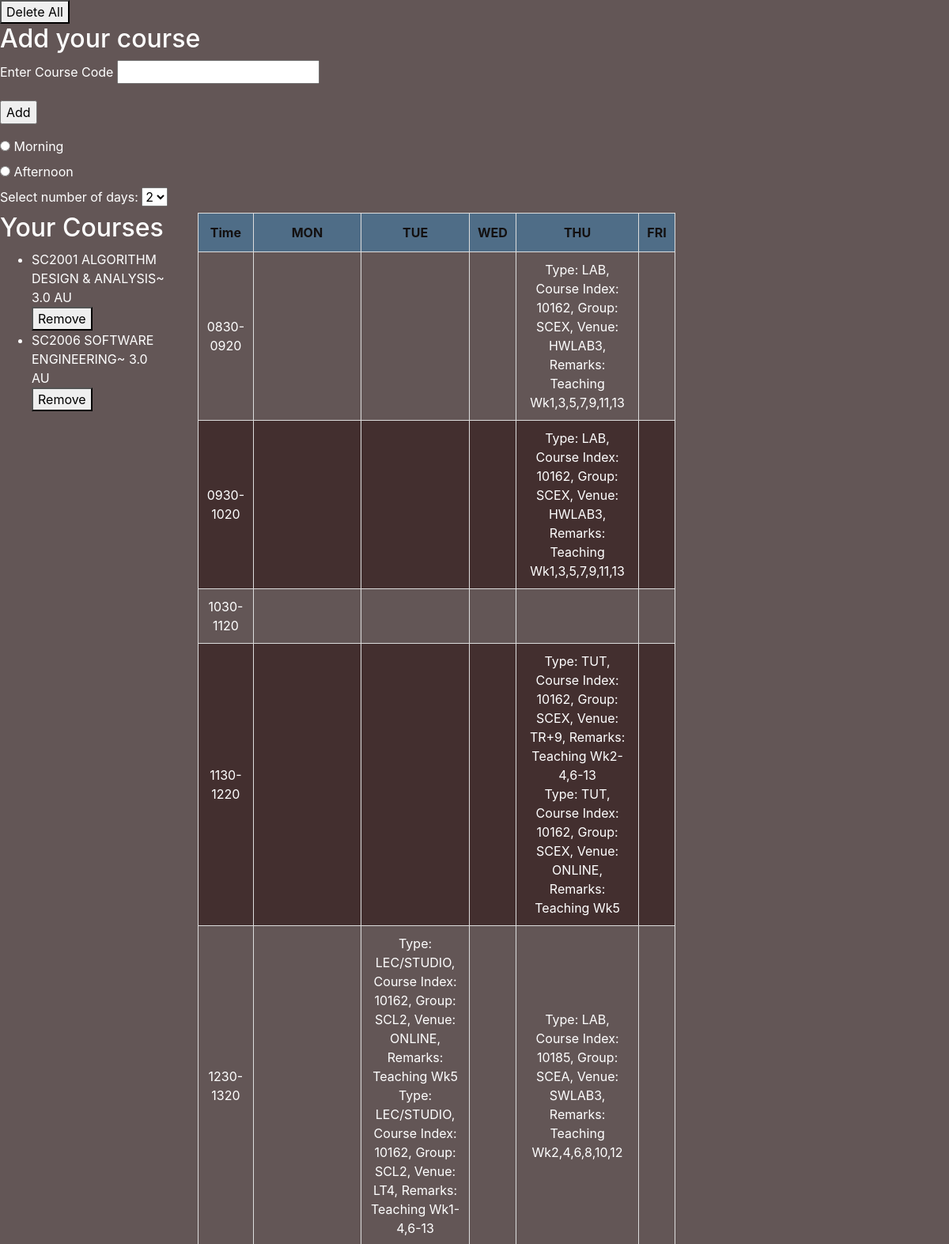
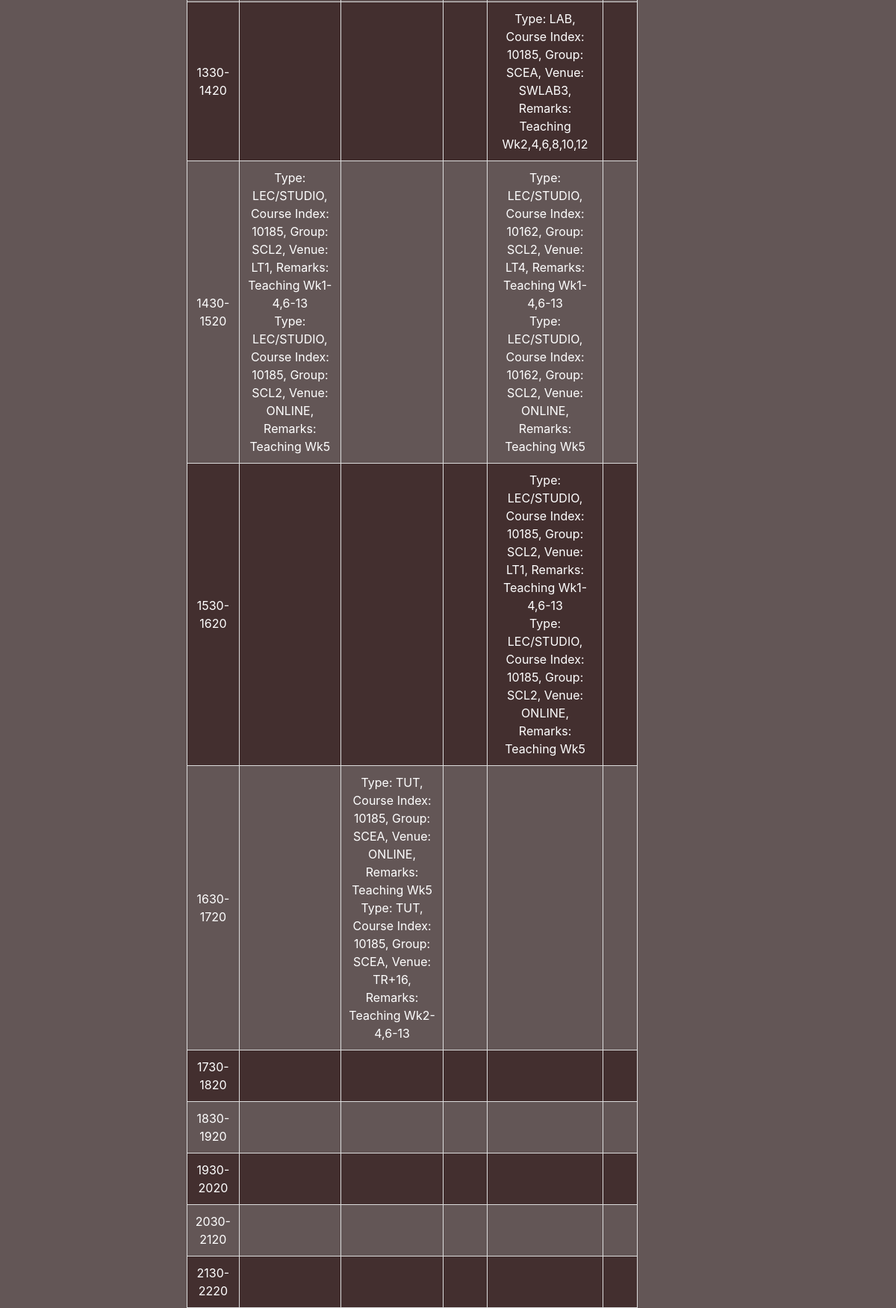
Screenshot of /main (signed in) with the database file from the repository (2 pictures, top to bottom).
### SimplyStars/models.py (models this page shows)
class CourseCode(db.Model):
    __tablename__ = 'course_code'
    id = db.Column(db.Integer, primary_key=True)
    course_code = db.Column(db.String(100), nullable=False)
    course_name = db.Column(db.String(100), nullable=False)
    course_au = db.Column(db.Integer(), nullable=False)
    user = db.Column(db.Integer, db.ForeignKey('user.id'), nullable=False) #ForeginKey ensures referential integrity and cascade operations

class CourseSchedule(db.Model):
    __tablename__ = 'course_schedule'
    id = db.Column(db.Integer, primary_key=True)
    user_id = db.Column(db.Integer, db.ForeignKey('user.id'), nullable=False)
    course_code = db.Column(db.String(100), nullable=False)
    course_index = db.Column(db.String(100), nullable=False)
    type = db.Column(db.String(120))
    group = db.Column(db.String(120))
    day = db.Column(db.String(120))
    time = db.Column(db.String(120))
    venue = db.Column(db.String(120))
    remark = db.Column(db.Text)

### SimplyStars/route.py (the view, shortened to what this page needs)
@app.route('/main', methods=['GET', 'POST'])
def main_page():
    form = CourseCodeForm()
    weekly_schedules = get_schedule(current_user.id)
    schedule = generate_time_slots('8:30 AM', '10:30 PM', 50)
    user_courses = CourseCode.query.filter_by(user=current_user.id).all()
    return render_template('main.html', form=form, user_courses=user_courses, schedule=schedule, weekly_schedules=weekly_schedules)

### SimplyStars/forms.py
class CourseCodeForm(FlaskForm):
    course_code = StringField(label="Enter Course Code", validators=[DataRequired()])
    add = SubmitField("Add")

### SimplyStars/functions.py (called while the page is built, shortened)
def generate_time_slots(start_time, end_time, interval):
    time_slots = []
    current_time = datetime.strptime(start_time, '%I:%M %p')
    end_time = datetime.strptime(end_time, '%I:%M %p')
    while current_time + timedelta(minutes=interval) <= end_time:
        end_interval_time = current_time + timedelta(minutes=interval)
        formatted_slot = current_time.strftime('%H%M') + '-' + end_interval_time.strftime('%H%M')
        time_slots.append(formatted_slot)
        current_time = (current_time + timedelta(hours=1)).replace(minute=current_time.minute)
    return time_slots

def clash_free(current_index, weekly_schedule, user_id, course_code):
    index_details = CourseSchedule.query.filter_by(user_id=user_id,
                                                   course_code=course_code,
                                                   course_index=current_index).all()
    odd = "Teaching Wk1,3,5,7,9,11,13"
    even = "Teaching Wk2,4,6,8,10,12"
    for details in index_details:
         day = details.day
         time = details.time
         if details.venue == "online":
             continue
    return True

def format_time(time_obj):
    return time_obj.strftime('%H%M')

### SimplyStars/models.py (called while the page is built)
@login_manager.user_loader
def load_user(user_id):
    return User.query.get(int(user_id))

### SimplyStars/templates/main.html (shortened to what this page needs)
{% extends "base.html" %}
{% block head %}
<link href="https://stackpath.bootstrapcdn.com/bootstrap/4.5.2/css/bootstrap.min.css" rel="stylesheet">
<link rel="stylesheet" type="text/css" href="{{ url_for('static', filename='style.css')}}">
{% endblock %}
{% block content %}
<form action="/delete" method="POST">
    <button type="submit">Delete All</button>
</form>
<div class="login-container">
    <h2>Add your course</h2>
    <form id="courseForm" method="POST">
        <div class="form-group">
            {{ form.course_code.label() }}
            {{ form.course_code() }}
        </div>
        <div class="form-group">
            {{ form.add() }}
        </div>
    </form>
</div>
<form id="timeForm">
    <input type="radio" id="morning" name="time" value="morning">
    <label for="morning">Morning</label><br>
    <input type="radio" id="afternoon" name="time" value="afternoon">
    <label for="afternoon">Afternoon</label>
</form>
<label for="num_days">Select number of days:</label>
<select name="num_days" id="num_days">
    {% for num in range(2, 6) %}
    <option value="{{ num }}">{{ num }}</option>
    {% endfor %}
</select>
<div class="content-container">
    <div class="course_container">
        <h2>Your Courses</h2>
        <ul>
            {% for course in user_courses %}
            <li>
                <span>{{ course.course_code }}</span>
                <span>{{ course.course_name }}</span>
                <span>{{ course.course_au }}</span>
                <form action="{{ url_for('delete_course', course_code=course.course_code) }}" method="POST">
                    <button type="submit">Remove</button>
                </form>
            </li>
            {% endfor %}
        </ul>
    </div>
    <div>
        <div class="timetable-container">
            <table id="timetable">
                <thead>
                    <tr>
                        <th>Time</th>
                        {% for day in ['MON', 'TUE', 'WED', 'THU', 'FRI'] %}
                        <th>{{ day }}</th>
                        {% endfor %}
                    </tr>
                </thead>
                <tbody>
                    {% for time_slot in schedule %}
                    <tr>
                        <td>{{ time_slot }}</td>
                        {% for day in ['MON', 'TUE', 'WED', 'THU', 'FRI'] %}
                        <td>
                            {% set day_schedule = weekly_schedules.get(day, {}).get(time_slot, []) %}
                            {% for class in day_schedule %}
                            Type: {{ class['type'] }},
                            Course Index: {{ class['index'] }},
                            Group: {{ class['group'] }},
                            Venue: {{ class['venue'] }},
                            Remarks: {{ class.get('remarks', '') }}<br>
                            {% endfor %}
                        </td>
                        {% endfor %}
                    </tr>
                    {% endfor %}
                </tbody>
            </table>
        </div>
    </div>
    {% endblock %}

### SimplyStars/templates/base.html (shortened to what this page needs)
<!doctype html>
<html lang="en">
<head>
    {%block head %}{% endblock %}
</head>
<body>
    {% block content %}
    {% endblock %}
</body>
</html>

### SimplyStars/static/style.css (style rules this page uses)
.content-container { display: flex; align-items: flex-start; }
.timetable-container { width: 65%; max-width: 2000px; padding-left: 4%; }
#timetable { border-collapse: collapse; text-align: center; width: 100%; }
#timetable { width: 100%; border-collapse: collapse; text-align: center; }
#timetable, #timetable th, #timetable td { border: 1px solid #ddd; }
#timetable th, #timetable td { padding: 10px; }
#timetable thead { background-color: #f2f2f2; }
#timetable tr:nth-child(even) { background-color: #432f2f; }
#timetable th { padding-top: 12px; padding-bottom: 12px; text-align: center; background-color: #4f6d87; color: rgb(19, 16, 16); }

### SimplyStars/templates/base.html (style rules this page uses)
body { background-color: #635656; color: white }

### rows the page displays
CourseCode: course_code "SC2001", course_name "ALGORITHM DESIGN & ANALYSIS~", course_au "3.0 AU"
CourseCode: course_code "SC2006", course_name "SOFTWARE ENGINEERING~", course_au "3.0 AU"
CourseSchedule: type "LAB", index "10162", group "SCEX", venue "HWLAB3", get "Teaching Wk1,3,5,7,9,11,13"
CourseSchedule: type "TUT", index "10162", group "SCEX", venue "TR+9", get "Teaching Wk2-4,6-13"
CourseSchedule: type "TUT", index "10162", group "SCEX", venue "ONLINE", get "Teaching Wk5"
CourseSchedule: type "LEC/STUDIO", index "10162", group "SCL2", venue "ONLINE", get "Teaching Wk5"
CourseSchedule: type "LEC/STUDIO", index "10162", group "SCL2", venue "LT4", get "Teaching Wk1-4,6-13"
CourseSchedule: type "LAB", index "10185", group "SCEA", venue "SWLAB3", get "Teaching Wk2,4,6,8,10,12"
CourseSchedule: type "LEC/STUDIO", index "10185", group "SCL2", venue "LT1", get "Teaching Wk1-4,6-13"
CourseSchedule: type "LEC/STUDIO", index "10185", group "SCL2", venue "ONLINE", get "Teaching Wk5"
CourseSchedule: type "LEC/STUDIO", index "10162", group "SCL2", venue "LT4", get "Teaching Wk1-4,6-13"
CourseSchedule: type "LEC/STUDIO", index "10162", group "SCL2", venue "ONLINE", get "Teaching Wk5"
CourseSchedule: type "LEC/STUDIO", index "10185", group "SCL2", venue "LT1", get "Teaching Wk1-4,6-13"
CourseSchedule: type "LEC/STUDIO", index "10185", group "SCL2", venue "ONLINE", get "Teaching Wk5"
CourseSchedule: type "TUT", index "10185", group "SCEA", venue "ONLINE", get "Teaching Wk5"
CourseSchedule: type "TUT", index "10185", group "SCEA", venue "TR+16", get "Teaching Wk2-4,6-13"

### other values shown
{{ day }} "MON" "TUE" "WED" "THU" "FRI"
{{ time_slot }} "0830-0920" "0930-1020" "1030-1120" "1130-1220" "1230-1320" "1330-1420" "1430-1520" "1530-1620" "1630-1720" "1730-1820" "1830-1920" "1930-2020" "2030-2120" "2130-2220"
form field num_days "2"
